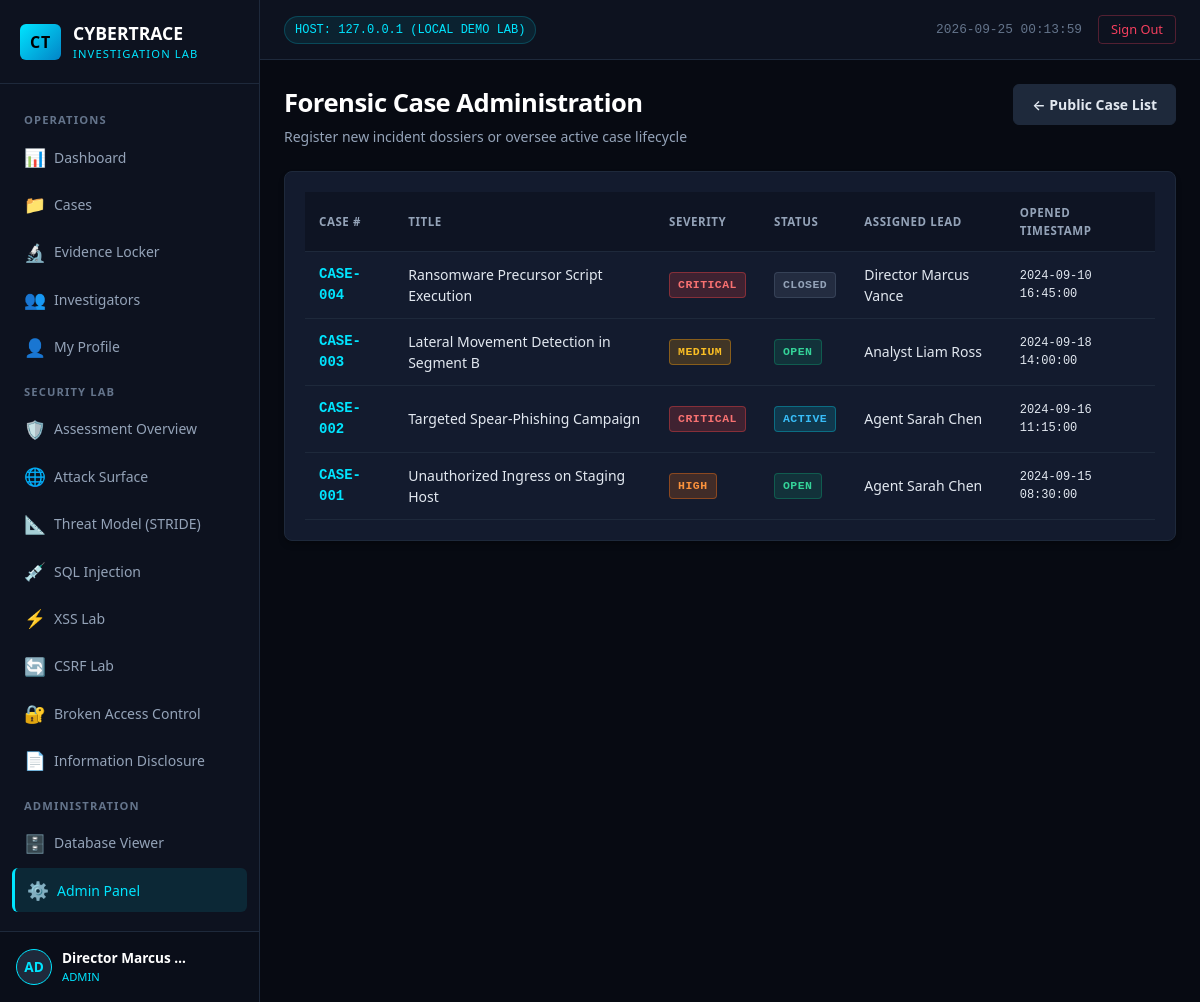
The page /admin/cases (signed in) on the database its author committed.
### tables this page shows
CREATE TABLE cases (
        id INTEGER PRIMARY KEY AUTOINCREMENT,
        case_number TEXT UNIQUE NOT NULL,
        title TEXT NOT NULL,
        description TEXT NOT NULL,
        status TEXT NOT NULL CHECK(status IN ('OPEN', 'INVESTIGATING', 'CLOSED')),
        severity TEXT NOT NULL CHECK(severity IN ('LOW', 'MEDIUM', 'HIGH', 'CRITICAL')),
        assigned_to INTEGER,
        created_at TEXT NOT NULL,
        FOREIGN KEY (assigned_to) REFERENCES users (id)
    );

CREATE TABLE users (
        id INTEGER PRIMARY KEY AUTOINCREMENT,
        username TEXT UNIQUE NOT NULL,
        password_hash TEXT NOT NULL,
        role TEXT NOT NULL CHECK(role IN ('ADMIN', 'INVESTIGATOR', 'ANALYST')),
        full_name TEXT NOT NULL,
        email TEXT NOT NULL,
        department TEXT NOT NULL,
        created_at TEXT NOT NULL
    );

### app.py (the view)
@app.route('/admin/cases')
@login_required
@role_required(['ADMIN'])
def admin_cases():
    cases_list = database.query_db("""
        SELECT c.*, u.full_name as assigned_name
        FROM cases c
        LEFT JOIN users u ON c.assigned_to = u.id
        ORDER BY c.id DESC
    """)
    investigators = database.query_db("SELECT id, full_name, role FROM users WHERE role IN ('INVESTIGATOR', 'ADMIN')")
    return render_template('admin/cases.html', cases=cases_list, investigators=investigators, action='list')

### app.py (called while the page is built, shortened)
def generate_csrf_token():
    if 'csrf_token' not in session:
        session['csrf_token'] = secrets.token_hex(16)
    return session['csrf_token']

@app.context_processor
def inject_global_template_data():
    return {
        'csrf_token': generate_csrf_token(),
        'current_user': {
            'id': session.get('user_id'),
            'username': session.get('username'),
            'role': session.get('role'),
            'full_name': session.get('full_name'),
            'department': session.get('department')
        } if 'user_id' in session else None,
        'current_time': datetime.now().strftime("%Y-%m-%d %H:%M:%S")
    }

def login_required(f):
    @wraps(f)
    def decorated_function(*args, **kwargs):
        if 'user_id' not in session:
            flash("Authentication required. Please log in to access this portal.", "warning")
            return redirect(url_for('login', next=request.path))
        return f(*args, **kwargs)
    return decorated_function

def role_required(allowed_roles):
    def decorator(f):
        @wraps(f)
        def decorated_function(*args, **kwargs):
            if 'user_id' not in session:
                flash("Authentication required.", "warning")
                return redirect(url_for('login'))
            user_role = session.get('role')
            return f(*args, **kwargs)
        return decorated_function
    return decorator

### database.py (called while the page is built)
def get_db_connection():
    conn = sqlite3.connect(DB_PATH)
    conn.row_factory = sqlite3.Row
    return conn

def query_db(query, args=(), one=False):
    conn = get_db_connection()
    try:
        cur = conn.cursor()
        cur.execute(query, args)
        rows = cur.fetchall()
        return (rows[0] if rows else None) if one else rows
    finally:
        conn.close()

### templates/admin/cases.html (shortened to what this page needs)
{% extends 'base.html' %}
{% block content %}
<div class="page-header">
    <div>
        <h1 class="page-title">Forensic Case Administration</h1>
        <p class="page-subtitle">Register new incident dossiers or oversee active case lifecycle</p>
    </div>
    <div>
        <a href="{{ url_for('cases') }}" class="btn btn-secondary">&larr; Public Case List</a>
    </div>
</div>
{% if action == 'new' %}
<div class="card" style="max-width: 680px; margin: 0 auto;">
    <div class="card-header">
        <span class="card-title">📁 Open New Forensic Case Dossier</span>
    </div>
    <form method="POST" action="{{ url_for('new_case') }}">
        <input type="hidden" name="csrf_token" value="{{ csrf_token }}">
        <div class="form-group">
            <label class="form-label">Case Identifier</label>
            <input type="text" name="case_number" class="form-control" placeholder="e.g. CASE-2024-005" required>
        </div>
        <div class="form-group">
            <label class="form-label">Incident Summary Title</label>
            <input type="text" name="title" class="form-control" placeholder="e.g. Memory Dump Analysis of Host Delta" required>
        </div>
        <div class="form-group">
            <label class="form-label">Detailed Intelligence Description</label>
            <textarea name="description" class="form-control" placeholder="Detailed technical overview of anomalous activity, initial indicators..." required></textarea>
        </div>
        <div style="display: grid; grid-template-columns: 1fr 1fr; gap: 16px;">
            <div class="form-group">
                <label class="form-label">Threat Severity</label>
                <select name="severity" class="form-control">
                    <option value="LOW">LOW</option>
                    <option value="MEDIUM" selected>MEDIUM</option>
                    <option value="HIGH">HIGH</option>
                    <option value="CRITICAL">CRITICAL</option>
                </select>
            </div>
            <div class="form-group">
                <label class="form-label">Initial Status</label>
                <select name="status" class="form-control">
                    <option value="OPEN" selected>OPEN</option>
                    <option value="INVESTIGATING">INVESTIGATING</option>
                    <option value="CLOSED">CLOSED</option>
                </select>
            </div>
        </div>
        <div class="form-group">
            <label class="form-label">Assign Lead Investigator</label>
            <select name="assigned_to" class="form-control">
                {% for inv in investigators %}
                <option value="{{ inv.id }}">{{ inv.full_name }} ({{ inv.role }})</option>
                {% endfor %}
            </select>
        </div>
        <button type="submit" class="btn btn-primary" style="width: 100%; margin-top: 10px;">
            Register &amp; Initialize Case
        </button>
    </form>
</div>
{% else %}
<div class="card">
    <div class="table-responsive">
        <table class="data-table">
            <thead>
                <tr>
                    <th>Case #</th>
                    <th>Title</th>
                    <th>Severity</th>
                    <th>Status</th>
                    <th>Assigned Lead</th>
                    <th>Opened Timestamp</th>
                </tr>
            </thead>
            <tbody>
                {% for c in cases %}
                <tr>
                    <td style="font-family: var(--font-mono); font-weight: 700; color: var(--accent-cyan);">
                        <a href="{{ url_for('case_detail', case_id=c.id) }}">{{ c.case_number }}</a>
                    </td>
                    <td>{{ c.title }}</td>
                    <td>
                        {% if c.severity == 'CRITICAL' %}
                        <span class="badge badge-critical">CRITICAL</span>
                        {% elif c.severity == 'HIGH' %}
                        <span class="badge badge-high">HIGH</span>
                        {% elif c.severity == 'MEDIUM' %}
                        <span class="badge badge-medium">MEDIUM</span>
                        {% else %}
                        <span class="badge badge-low">LOW</span>
                        {% endif %}
                    </td>
                    <td>
                        {% if c.status == 'OPEN' %}
                        <span class="badge badge-open">OPEN</span>
                        {% elif c.status == 'INVESTIGATING' %}
                        <span class="badge badge-investigating">ACTIVE</span>
                        {% else %}
                        <span class="badge badge-closed">CLOSED</span>
                        {% endif %}
                    </td>
                    <td>{{ c.assigned_name or 'Unassigned' }}</td>
                    <td style="font-family: var(--font-mono); font-size: 0.75rem;">{{ c.created_at }}</td>
                </tr>
                {% endfor %}
            </tbody>
        </table>
    </div>
</div>
{% endif %}
{% endblock %}

### static/css/style.css (style rules this page uses)
:root { --bg-primary: #070a12; --bg-secondary: #0d121f; --bg-card: #131b2e; --bg-card-hover: #18223a; --border-color: #1e293b; --border-focus: #00e5ff; --text-main: #e2e8f0; --text-muted: #94a3b8; --text-dim: #64748b; --accent-cyan: #00e5ff; --accent-cyan-glow: rgba(0, 229, 255, 0.2); --accent-blue: #38bdf8; --accent-emerald: #10b981; --accent-amber: #f59e0b; --accent-rose: #f43f5e; --accent-purple: #a855f7; --vuln-red: #ef4444; --vuln-bg: rgba(239, 68, 68, 0.08); --vuln-border: rgba(239, 68, 68, 0.35); --secure-green: #10b981; --secure-bg: rgba(16, 185, 129, 0.08); --secure-border: rgba(16, 185, 129, 0.35); --font-sans: 'Segoe UI', system-ui, -apple-system, Roboto, Helvetica, Arial, sans-serif; --font-mono: 'Consolas', 'Courier New', monospace; }
* { box-sizing: border-box; margin: 0; padding: 0; }
body { background-color: var(--bg-primary); color: var(--text-main); font-family: var(--font-sans); line-height: 1.5; min-height: 100vh; display: flex; flex-direction: column; }
h1, h2, h3, h4, h5 { color: #fff; font-weight: 600; letter-spacing: -0.02em; }
a { color: var(--accent-cyan); text-decoration: none; transition: color 0.15s ease; }
.page-header { margin-bottom: 24px; display: flex; justify-content: space-between; align-items: flex-start; flex-wrap: wrap; gap: 16px; }
.page-title { font-size: 1.6rem; margin-bottom: 4px; }
.page-subtitle { font-size: 0.875rem; color: var(--text-muted); }
.card { background-color: var(--bg-card); border: 1px solid var(--border-color); border-radius: 8px; padding: 20px; box-shadow: 0 4px 6px -1px rgba(0, 0, 0, 0.3); }
.table-responsive { width: 100%; overflow-x: auto; }
.data-table { width: 100%; border-collapse: collapse; text-align: left; font-size: 0.875rem; }
.data-table th { background-color: rgba(0, 0, 0, 0.25); color: var(--text-muted); font-weight: 600; text-transform: uppercase; font-size: 0.72rem; letter-spacing: 0.05em; padding: 12px 14px; border-bottom: 1px solid var(--border-color); }
.data-table td { padding: 12px 14px; border-bottom: 1px solid var(--border-color); color: var(--text-main); }
.badge { display: inline-block; padding: 3px 8px; border-radius: 4px; font-size: 0.72rem; font-weight: 600; text-transform: uppercase; letter-spacing: 0.04em; font-family: var(--font-mono); }
.badge-critical { background: rgba(239, 68, 68, 0.2); color: #f87171; border: 1px solid rgba(239, 68, 68, 0.4); }
.badge-high { background: rgba(249, 115, 22, 0.2); color: #fb923c; border: 1px solid rgba(249, 115, 22, 0.4); }
.badge-medium { background: rgba(245, 158, 11, 0.2); color: #fbbf24; border: 1px solid rgba(245, 158, 11, 0.4); }
.badge-open { background: rgba(16, 185, 129, 0.15); color: #34d399; border: 1px solid rgba(16, 185, 129, 0.3); }
.badge-investigating { background: rgba(0, 229, 255, 0.15); color: #38bdf8; border: 1px solid rgba(0, 229, 255, 0.3); }
.badge-closed { background: rgba(100, 116, 139, 0.2); color: #94a3b8; border: 1px solid rgba(100, 116, 139, 0.3); }
.btn { display: inline-flex; align-items: center; justify-content: center; gap: 8px; font-weight: 600; font-size: 0.875rem; padding: 9px 18px; border-radius: 6px; cursor: pointer; border: none; transition: all 0.15s ease; }
.btn-secondary { background-color: #1e293b; color: var(--text-main); border: 1px solid var(--border-color); }

### rows shown on the page
cases: case_number "CASE-004", title "Ransomware Precursor Script Execution", severity "CRITICAL", status "CLOSED", full_name "Director Marcus Vance", created_at "2024-09-10 16:45:00"
cases: case_number "CASE-003", title "Lateral Movement Detection in Segment B", severity "MEDIUM", status "OPEN", full_name "Analyst Liam Ross", created_at "2024-09-18 14:00:00"
cases: case_number "CASE-002", title "Targeted Spear-Phishing Campaign", severity "CRITICAL", status "ACTIVE", full_name "Agent Sarah Chen", created_at "2024-09-16 11:15:00"
cases: case_number "CASE-001", title "Unauthorized Ingress on Staging Host", severity "HIGH", status "OPEN", full_name "Agent Sarah Chen", created_at "2024-09-15 08:30:00"

### other values the page prints
{{ current_user.username[:2].upper() }} "AD"
{{ current_user.full_name }} "Director Marcus…"
{{ current_user.role }} "ADMIN"
